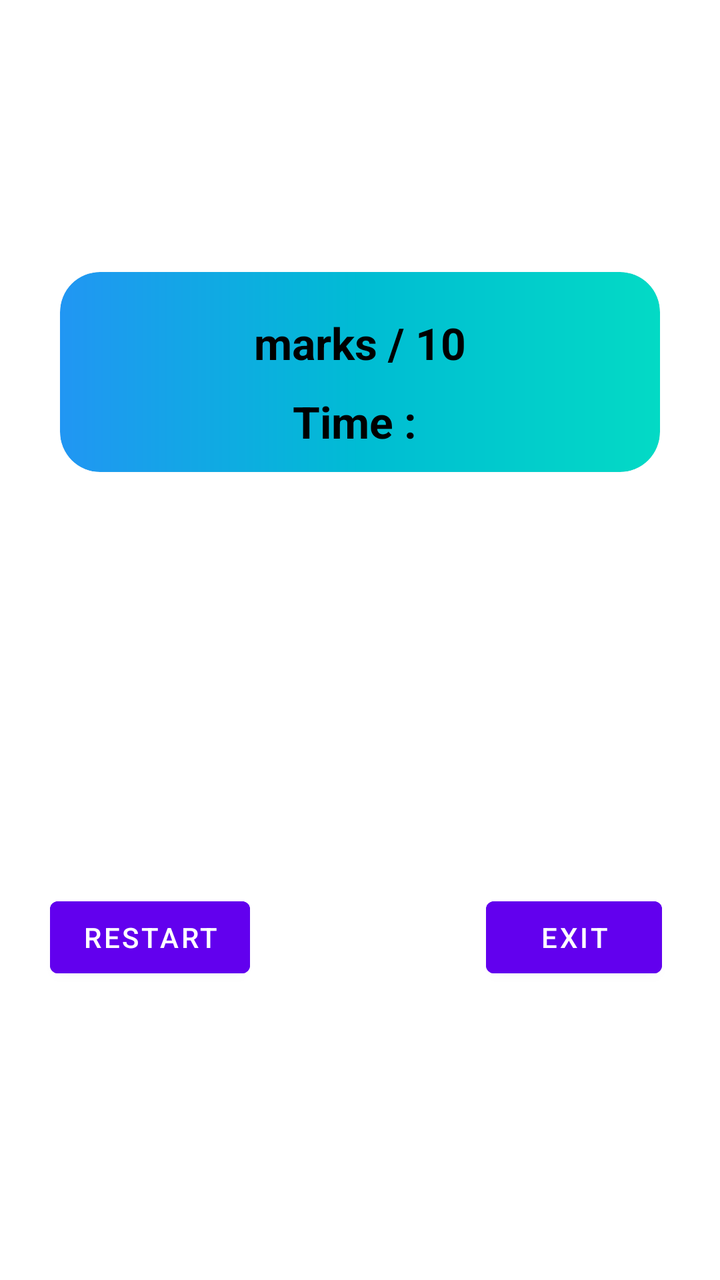
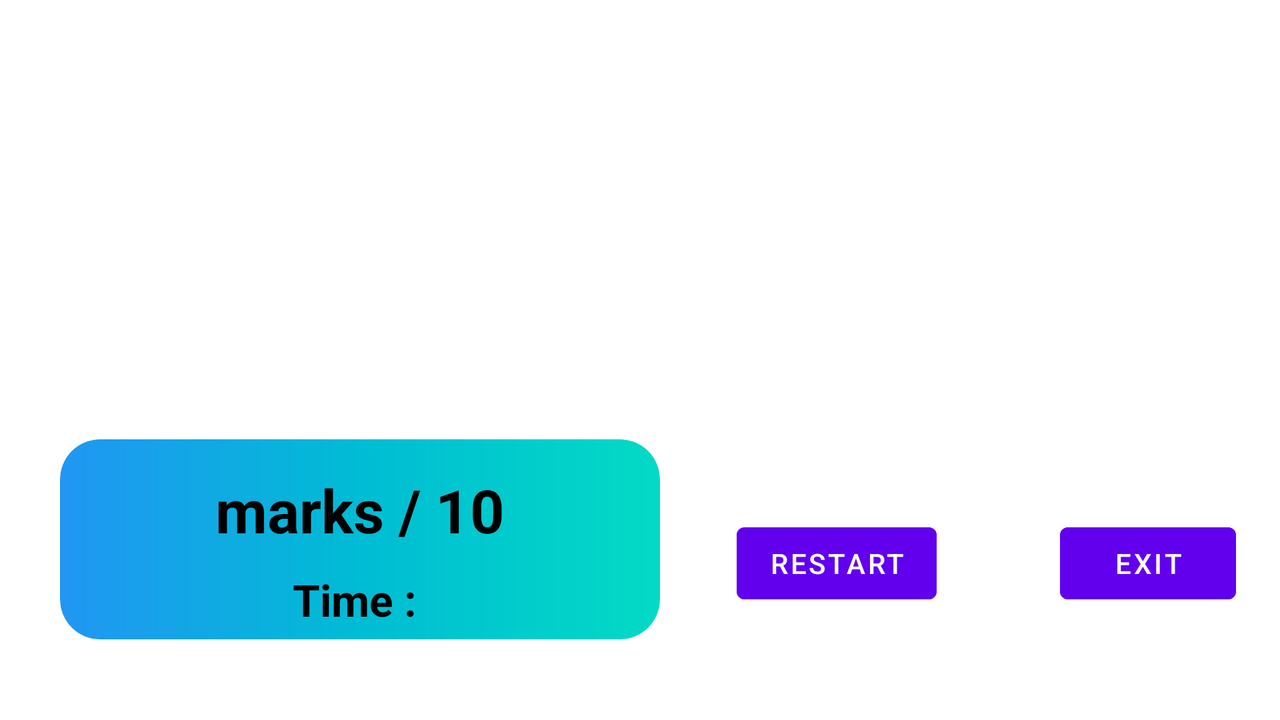

First picture: res/layout/ on a phone held upright. Second picture: the repository's own variant of that layout, on a device whose configuration matches the variant's folder. Source for both follows.
<!-- AndroidManifest.xml: application theme Theme.FinalAssignment -->
<!-- res/layout/fragment_summary.xml -->
<?xml version="1.0" encoding="utf-8"?>
<androidx.constraintlayout.widget.ConstraintLayout xmlns:android="http://schemas.android.com/apk/res/android"
    xmlns:app="http://schemas.android.com/apk/res-auto"
    xmlns:tools="http://schemas.android.com/tools"
    android:layout_width="match_parent"
    android:layout_height="match_parent"
    tools:context=".Fragments.Summary">


    <TextView
        android:layout_width="match_parent"
        android:layout_height="wrap_content"
        android:gravity="center"
        android:text="Test Submitted Successfully"
        android:textSize="20sp"
        android:textColor="#fff"
        android:textStyle="bold"
        app:layout_constraintBottom_toBottomOf="parent"
        app:layout_constraintEnd_toEndOf="parent"
        app:layout_constraintHorizontal_bias="0.0"
        app:layout_constraintStart_toStartOf="parent"
        app:layout_constraintTop_toTopOf="parent"
        app:layout_constraintVertical_bias="0.1" />

    <com.google.android.material.card.MaterialCardView
        android:id="@+id/materialCardView"
        android:layout_width="match_parent"
        android:layout_height="100dp"
        android:layout_margin="30dp"
        android:clickable="true"
        app:cardCornerRadius="20dp"
        app:layout_constraintBottom_toBottomOf="parent"
        app:layout_constraintEnd_toEndOf="parent"
        app:layout_constraintStart_toStartOf="parent"
        app:layout_constraintTop_toTopOf="parent"
        app:layout_constraintVertical_bias="0.221">

        <LinearLayout
            android:layout_width="match_parent"
            android:layout_height="match_parent"
            android:background="@drawable/gradient"
            android:gravity="center"
            android:orientation="vertical">

            <TextView
                android:id="@+id/marks"
                android:layout_width="wrap_content"
                android:layout_height="wrap_content"
                android:layout_gravity="center"
                android:layout_margin="10dp"
                android:text="marks / 10"
                android:textColor="@color/black"
                android:textSize="22sp"
                android:textStyle="bold" />

            <TextView
                android:id="@+id/total_time"
                android:layout_width="wrap_content"
                android:layout_height="wrap_content"
                android:text="Time : "
                android:textSize="22sp"
                android:textColor="#000"
                android:textStyle="bold"
                />


        </LinearLayout>
    </com.google.android.material.card.MaterialCardView>


    <Button
        android:id="@+id/restart_test_btn"
        android:layout_width="wrap_content"
        android:layout_height="wrap_content"
        android:backgroundTint="@color/purple_500"
        android:text="Restart"
        app:layout_constraintBottom_toBottomOf="@+id/exit_btn"
        app:layout_constraintEnd_toEndOf="parent"
        app:layout_constraintHorizontal_bias="0.096"
        app:layout_constraintStart_toStartOf="parent"
        app:layout_constraintTop_toTopOf="@+id/exit_btn"
        app:layout_constraintVertical_bias="0.601" />

    <Button
        android:id="@+id/exit_btn"
        android:layout_width="wrap_content"
        android:layout_height="wrap_content"
        android:backgroundTint="@color/purple_500"
        android:text="exit"
        app:layout_constraintBottom_toBottomOf="parent"
        app:layout_constraintEnd_toEndOf="parent"
        app:layout_constraintHorizontal_bias="0.803"
        app:layout_constraintStart_toEndOf="@+id/restart_test_btn"
        app:layout_constraintTop_toTopOf="parent"
        app:layout_constraintVertical_bias="0.751" />


</androidx.constraintlayout.widget.ConstraintLayout>
<!-- resources referenced by this layout -->
<resources>
  <!-- drawable gradient (drawable) -->
  <?xml version="1.0" encoding="utf-8"?>
  <shape xmlns:android="http://schemas.android.com/apk/res/android"
      android:shape="rectangle"
      >
  
  
  
      <gradient
          android:startColor="#2196F3"
          android:centerColor="#00BCD4"
          android:endColor="#FF03DAC5"/>
  
      <corners
          android:radius="20dp"/>
  
  
  </shape>
  <style name="Theme.FinalAssignment" parent="Theme.MaterialComponents.DayNight.DarkActionBar">
          
          <item name="colorPrimary">#212121</item>
          <item name="colorPrimaryVariant">#000000</item>
          <item name="colorOnPrimary">@color/white</item>
          
          <item name="colorSecondary">@color/teal_200</item>
          <item name="colorSecondaryVariant">@color/teal_700</item>
          <item name="colorOnSecondary">@color/black</item>
          
          <item name="android:statusBarColor" tools:targetApi="l">?attr/colorPrimaryVariant</item>
          
      </style>
</resources>
<!-- res/layout-land/fragment_summary.xml (the repository's variant of the layout above) -->
<!-- drawn on the phone turned sideways -->
<?xml version="1.0" encoding="utf-8"?>
<androidx.constraintlayout.widget.ConstraintLayout xmlns:android="http://schemas.android.com/apk/res/android"
    xmlns:app="http://schemas.android.com/apk/res-auto"
    xmlns:tools="http://schemas.android.com/tools"
    android:layout_width="match_parent"
    android:layout_height="match_parent"
    tools:context=".Fragments.Summary">


    <TextView
        android:id="@+id/textView"
        android:layout_width="wrap_content"
        android:layout_height="wrap_content"
        android:gravity="center"
        android:text="@string/testsubmission"
        android:textColor="#fff"
        android:textSize="20sp"
        android:textStyle="bold"
        app:layout_constraintBottom_toBottomOf="parent"
        app:layout_constraintEnd_toEndOf="parent"
        app:layout_constraintHorizontal_bias="0.453"
        app:layout_constraintStart_toStartOf="parent"
        app:layout_constraintTop_toTopOf="parent"
        app:layout_constraintVertical_bias="0.208" />

    <com.google.android.material.card.MaterialCardView
        android:id="@+id/materialCardView"
        android:layout_width="300dp"
        android:layout_height="100dp"
        android:layout_margin="30dp"
        android:clickable="true"
        app:cardCornerRadius="20dp"
        app:layout_constraintBottom_toBottomOf="parent"
        app:layout_constraintEnd_toEndOf="parent"
        app:layout_constraintHorizontal_bias="0.0"
        app:layout_constraintStart_toStartOf="parent"
        app:layout_constraintTop_toTopOf="parent"
        app:layout_constraintVertical_bias="0.948">

        <LinearLayout
            android:layout_width="match_parent"
            android:layout_height="match_parent"
            android:background="@drawable/gradient"
            android:gravity="center"
            android:orientation="vertical">

            <TextView
                android:id="@+id/marks"
                android:layout_width="wrap_content"
                android:layout_height="wrap_content"
                android:layout_gravity="center"
                android:layout_margin="10dp"
                android:text="marks / 10"
                android:textColor="@color/black"
                android:textSize="30sp"
                android:textStyle="bold" />

            <TextView
                android:id="@+id/total_time"
                android:layout_width="wrap_content"
                android:layout_height="wrap_content"
                android:text="Time : "
                android:textSize="22sp"
                android:textColor="#000"
                android:textStyle="bold"
                />
        </LinearLayout>

    </com.google.android.material.card.MaterialCardView>

    <Button
        android:id="@+id/restart_test_btn"
        android:layout_width="wrap_content"
        android:layout_height="wrap_content"
        android:layout_margin="12dp"
        android:backgroundTint="@color/purple_500"
        android:text="Restart"
        app:layout_constraintBottom_toBottomOf="parent"
        app:layout_constraintEnd_toEndOf="parent"
        app:layout_constraintHorizontal_bias="0.142"
        app:layout_constraintStart_toEndOf="@+id/materialCardView"
        app:layout_constraintTop_toTopOf="parent"
        app:layout_constraintVertical_bias="0.853" />

    <Button
        android:id="@+id/exit_btn"
        android:layout_width="wrap_content"
        android:layout_height="wrap_content"
        android:backgroundTint="@color/purple_500"
        android:text="exit"
        app:layout_constraintBottom_toBottomOf="@+id/restart_test_btn"
        app:layout_constraintEnd_toEndOf="parent"
        app:layout_constraintHorizontal_bias="0.739"
        app:layout_constraintStart_toEndOf="@+id/restart_test_btn"
        app:layout_constraintTop_toTopOf="@+id/restart_test_btn"
        app:layout_constraintVertical_bias="0.0" />

</androidx.constraintlayout.widget.ConstraintLayout>
<!-- resources referenced by the variant -->
<!-- as the phone turned sideways resolves them -->
<resources>
  <!-- drawable gradient (drawable) -->
  <?xml version="1.0" encoding="utf-8"?>
  <shape xmlns:android="http://schemas.android.com/apk/res/android"
      android:shape="rectangle"
      >
  
  
  
      <gradient
          android:startColor="#2196F3"
          android:centerColor="#00BCD4"
          android:endColor="#FF03DAC5"/>
  
      <corners
          android:radius="20dp"/>
  
  
  </shape>
  <string name="testsubmission">Test Submitted Successfully</string>
  <style name="Theme.FinalAssignment" parent="Theme.MaterialComponents.DayNight.DarkActionBar">
          
          <item name="colorPrimary">#212121</item>
          <item name="colorPrimaryVariant">#000000</item>
          <item name="colorOnPrimary">@color/white</item>
          
          <item name="colorSecondary">@color/teal_200</item>
          <item name="colorSecondaryVariant">@color/teal_700</item>
          <item name="colorOnSecondary">@color/black</item>
          
          <item name="android:statusBarColor" tools:targetApi="l">?attr/colorPrimaryVariant</item>
          
      </style>
</resources>
